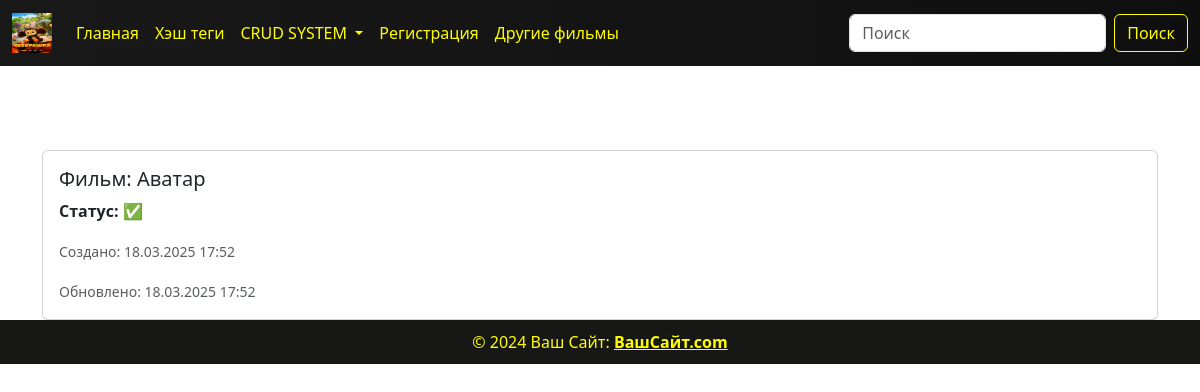
The app's page /task_list/12/, older data.
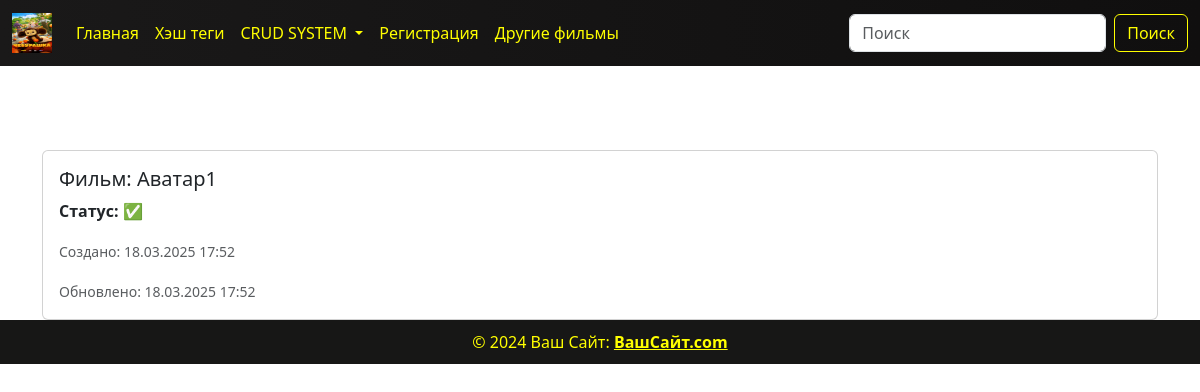
The same page, newer data.
### crud/models.py (models this page shows, shortened)
class TodoList(models.Model):
    STATUS = (
        ('✅', '✅'),
        ('❌', '❌')
    )
    title = models.CharField(max_length=100)
    choice_films = models.ForeignKey(Films, on_delete=models.CASCADE)
    status = models.CharField(max_length=20, choices=STATUS, default='❌')
    created_at = models.DateTimeField(auto_now_add=True)
    updated_at = models.DateTimeField(auto_now=True)

### films/models.py (models this page shows)
class Films(models.Model):
    GENRE = (
        ('Ужасы', 'Ужасы'),
        ('Комедия', 'Комедия'),
    )
    image = models.ImageField(upload_to='films/', verbose_name='загрузите фото', null=True)
    title = models.CharField(max_length=100, verbose_name='укажите название фильма', null=True)
    description = models.TextField(verbose_name='укажите описание фильма', null=True, blank=True)
    price = models.FloatField()
    created_at = models.DateTimeField(auto_now_add=True)
    genre = models.CharField(max_length=10, choices=GENRE)
    time = models.TimeField()
    director = models.CharField(max_length=100)
    trailer = models.URLField(null=True)
    def __str__(self):
        return self.title
    class Meta:
        verbose_name = 'фильм'
        verbose_name_plural = 'фильмы'

### crud/views.py (the view)
# urls.py: path('task_list/<int:id>/', views.TaskDetailView.as_view(), name='task_detail'),
class TaskDetailView(generic.DetailView):
    template_name = 'crud/task_detail.html'
    context_object_name = 'task_id'
    def get_object(self, *args, **kwargs):
        task_id = self.kwargs.get('id')
        return get_object_or_404(models.TodoList, id=task_id)

### templates/crud/task_detail.html (shortened to what this page needs)
{% load static %}
<!DOCTYPE html>
<html lang="en">
<head>
    <link href="https://cdn.jsdelivr.net/npm/bootstrap@5.3.3/dist/css/bootstrap.min.css" rel="stylesheet"
>
    <link rel="stylesheet" href="{% static 'css/show.css' %}">
</head>
<body>
{% include 'components/header.html' %}
<div class="container mt-4">
    <div class="text-center-div">
       <h1 class="text-center">{{ task_id.title }}</h1>
    </div>
    <div class="card">
        <div class="card-body">
            <h5 class="card-title">Фильм: {{ task_id.choice_films }}</h5>
            <p class="card-text"><strong>Статус:</strong> {{ task_id.status }}</p>
            <p class="card-text"><small class="text-muted">Создано: {{ task_id.created_at|date:"d.m.Y H:i" }}</small></p>
            <p class="card-text"><small class="text-muted">Обновлено: {{ task_id.updated_at|date:"d.m.Y H:i" }}</small></p>
        </div>
    </div>
</div>
{% include 'components/footer.html' %}
</body>
</html>

Row changes from the older to the newer data that the page shows:
changed through a linked row, TodoList: choice_films "Аватар" → "Аватар1"
